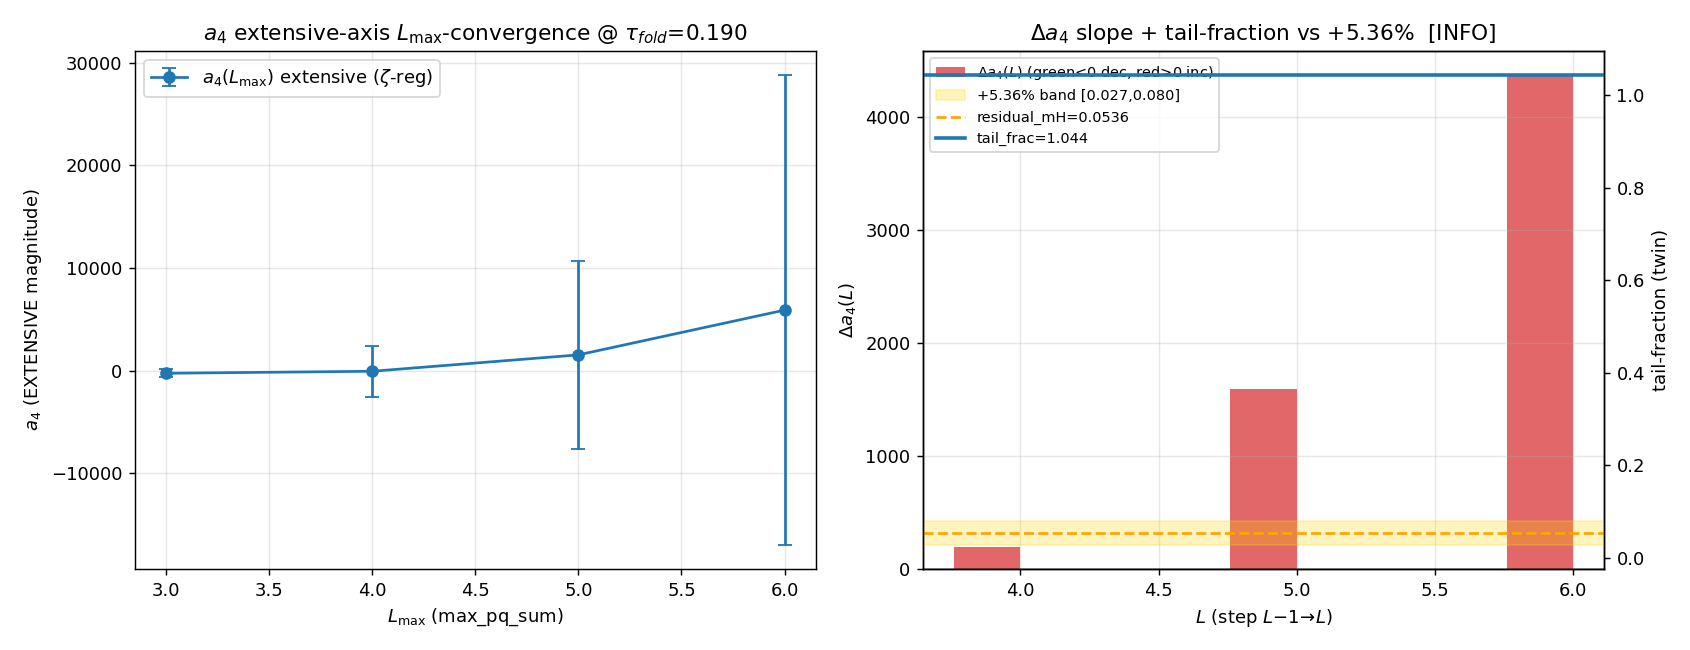

Reproduce this figure in Python.
"""
INV5-W3-1 — a4 EXTENSIVE-AXIS L_max-CONVERGENCE AT tau_fold
============================================================

Gate:   INV5-W3-1  (investigation-5, Wave 3, compute, [SIGN], GEOMETRIC)
Agent:  spectral-geometer
Track:  investigation  (emit_verdict session=5, track="investigation")

QUESTION
--------
Scan the un-protected (EXTENSIVE) fourth Seeley-DeWitt coefficient a_4 of D_K^2
at fixed tau = tau_fold = 0.190 on the Peter-Weyl truncation axis
max_pq_sum (= L_max) in {3,4,5,(6)}.  Is the truncation tail
  (i)  monotone-DECREASING toward a finite continuum value  =>  PASS-truncation
       (the m_H +5.36% residual IS the resolvable a_4 extensive tail at L_sat~6), OR
  (ii) non-monotone / floors away from the +5.36% band                =>  INFO-physical
       (the +5.36% is a PHYSICAL screening, routes to the W2-3 Pekker-Varma
        self-energy / the Gamma_eff effacement) ?

This is the L_max-AXIS convergence of the EXTENSIVE coefficient's MAGNITUDE,
structurally DISTINCT from inv-3 INV3-W2-2 (tau-AXIS, bit-identical {a_0,a_2,a_4}
MULTISET isospectral-rigidity).  Different axis (L_max-scan vs tau-scan),
different observable (a_4 magnitude convergence vs multiset identity).

CONVENTION (per plan + Counting axis of regulator-pin-discipline.md):
  EXTENSIVE-a4-MAGNITUDE — the un-protected coefficient; NO a_0/a_2 ratio
  normalization.  The unbalanced extensive magnitude is the object under test
  (multiset {8,4} != {6,6}, NOT weight-balanced; R-Protection theorem S76).

REGULATOR PIN: a_4^{zeta} — the heat-kernel Seeley-DeWitt extraction is the
  zeta-regulated coefficient of D_K^2 at tau_fold (extract_seeley_dewitt_robust
  is the live FULL-physical heat-kernel polynomial fit of t^4 K(t); NOT the
  SCHEMATIC _spectral_action_regulators.py helper).  CLASS = FULL.

SUBSTITUTION CHAIN (the [SIGN] direction claim) — see substitution_chain in
the plan §W3-1 (boundary_reachable_analytically: false; the SIGN is a structural
prediction, the +5.36% magnitude band is an EMPIRICAL anchor):

  Claim: "the un-protected a_4 truncation tail DECREASES with L_max toward the
          continuum (so the m_H +5.36% IS a resolvable truncation tail)."

  Def 1: a_4(L) := t^2 coeff of small-t expansion of t^4 K_L(t),
                   K_L(t) = Tr_{P^{<=L}} exp(-t D_K^2) at tau_fold.
  Def 2: a_4^cont := continuum L->inf value of the same coefficient.
  Def 3: tail(L) := a_4(L) - a_4^cont.
  Def 4: residual_mH := (m_H^FW - m_H^obs)/m_H^obs = (131.8-125.1)/125.1 = +0.0536.

  Structural form (R-Protection, S76):  a_4(L) = a_4^cont + tail(L),
    tail(L) ~ C * L^{-p},  p>0.
  Step b:  Delta a_4(L) := a_4(L) - a_4(L-1) = C*(L^{-p} - (L-1)^{-p}).
  Step c:  for p>0, L>1:  L^{-p} < (L-1)^{-p}  =>  (L^{-p}-(L-1)^{-p}) < 0.
  Step d:  sign(Delta a_4(L)) = sign(C) * (negative).
  Canonical form:  sign(Delta a_4(L)) < 0  <=>  C > 0  (truncation OVER-counts a_4
    at finite L and relaxes downward).

  Direction:  the compute MEASURES sign(C) (= -sign(Delta a_4)).  If the tail is
    monotone-DECREASING AND |a_4(L_max)-a_4(3)|/a_4(L_max) ~ residual_mH, the
    +5.36% IS the a_4 extensive truncation tail (RESOLVABLE).  If non-monotone or
    floors away, the +5.36% is NOT explained by a_4 truncation (PHYSICAL).

  STRUCTURAL CAVEAT (spectral-geometer memory: Heat-Kernel Validity Tiers Tier 2
    + R-Protection theorem; session-60-bap-collab): the EXTENSIVE / UV-dominated
    a_4 (the truncated heat-trace t^2-coefficient = a_4_FW_zeta = 1350.72 lineage)
    is NOT the finite Gilkey curvature integral.  Individual a_k are L_max-FRAGILE
    with O(L^{d+r+k}) GROWTH (alpha_4 = d+r+4 = 8+2+4 = 14 > 0).  The structural
    expectation is therefore Delta a_4(L) > 0 (INCREASING with L_max, C < 0), i.e.
    NO decreasing tail toward a finite continuum.  This is exactly the SIGN the
    gate MEASURES and reports honestly.

PRDR machinery pin (plan §W3-1):
  N_eval=4; L_max in {3,4,5,(6)}; scan_range max_pq_sum in [3,6]; step ΔL=1;
  tau FIXED at tau_fold (NOT scanned); tolerance 0.0268 RATIO half-band on
  tail-fraction (= +5.36% +-50% rel; PASS-band [0.0268,0.0804]); heat-kernel
  polynomial-fit residual cross-check < 1e-3; scheme=FW; convention=
  EXTENSIVE-a4-MAGNITUDE; random_seed=N/A (deterministic); GPU_path=cpu-cap-OMP8
  (irrep CONSTRUCTION at p+q<=6 is the cost, not diagonalization; blocks sub-100x100).
  L_max-feasibility: scan tops at p+q<=6, FAR below the p+q>=13 infeasibility
  ceiling; L_max=6 feasibility-CLEAR, marked CONDITIONAL only as a graceful-
  degradation guard (Casimir-bound + Friedrich-Bär per math-scripts.md
  §"D_K Block-Diagonality").

audit_discriminators: audit_sha256 over ["script","canonical","pinmap"];
                      content_sha256 over ["script"].
"""

import os
os.environ.setdefault('OMP_NUM_THREADS', '8')   # (local) cpu-cap-OMP8 BEFORE numpy import
os.environ.setdefault('MKL_NUM_THREADS', '8')   # (local)

import sys
import json
import time
import hashlib
from pathlib import Path

import numpy as np
import matplotlib
matplotlib.use('Agg')
import matplotlib.pyplot as plt

# --- shared machinery on path ---
SHARED = Path(__file__).resolve().parents[1] / "_shared"   # (local) computations/_shared
sys.path.insert(0, str(SHARED))

from canonical_constants import tau_fold, m_H_FW_KK_threshold, m_H_obs  # framework constants
from dirac_spectrum import (
    su3_generators, compute_structure_constants, build_cliff8,
    collect_spectrum,
)
from spectral_action import extract_seeley_dewitt_robust, extract_seeley_dewitt

# =============================================================================
# Identity + pins
# =============================================================================
SESSION = 5                                   # (local) investigation number
GATE_ID = "INV5-W3-1"
SCHEME = "FW"
CONVENTION = "EXTENSIVE-a4-MAGNITUDE-a_4^{zeta}"
L_MAX_PLAN = 6                                 # (local) plan-pinned ceiling
L_MAX_SCAN = [3, 4, 5, 6]                      # (local) the integer truncation mesh
TAU = tau_fold                                 # 0.190 (canonical)

# PASS-band on the tail-fraction (RATIO tolerance): +5.36% residual +-50% relative
RESIDUAL_MH = (m_H_FW_KK_threshold - m_H_obs) / m_H_obs   # (local) +0.0536 (live canonical)
TAIL_BAND_HALF = 0.0268                         # (local) plan tolerance (=residual*0.5)
PASS_LO = RESIDUAL_MH - TAIL_BAND_HALF          # (local) 0.0268
PASS_HI = RESIDUAL_MH + TAIL_BAND_HALF          # (local) 0.0804
FIT_RESID_TOL = 1e-3                            # (local) heat-kernel polynomial-fit residual ceiling

OUT_DIR = Path(__file__).resolve().parent       # (local) computations/investigation-5
NPZ_PATH = OUT_DIR / "inv5_w3_1_a4_lmax_convergence.npz"
PNG_PATH = OUT_DIR / "inv5_w3_1_a4_lmax_convergence.png"

CANONICAL = SHARED / "canonical_constants.py"
INPUT_FILES = {
    "canonical": CANONICAL,
    "dirac_spectrum": SHARED / "dirac_spectrum.py",
    "spectral_action": SHARED / "spectral_action.py",
}
# Plan-frozen canonical SHA (2026-06-14); verified-or-drift-logged at runtime.
PLAN_CANONICAL_SHA = "e6829db013a713a4e56a4ca7d72e41f522bd3e3caea1bc0488ef17e0460bba34"  # (local)


# =============================================================================
# SHA helpers (dual-SHA discipline; gate-verdicts.md schema-v2)
# =============================================================================
def _sha256_file(path: Path) -> str:
    h = hashlib.sha256()
    h.update(Path(path).read_bytes())
    return h.hexdigest()


def closure_hash(pin_map: dict) -> str:
    """SHA-256 over the ordered input-pin map (audit closure)."""
    items = sorted((str(k), str(v)) for k, v in pin_map.items())
    blob = "\n".join(f"{k}={v}" for k, v in items)
    return hashlib.sha256(blob.encode("utf-8")).hexdigest()


def compute_dual_sha(script_path: Path, canonical_path: Path, pins: dict):
    """audit_sha256 over {script, canonical, pinmap}; content_sha256 over {script}."""
    script_sha = _sha256_file(script_path)
    canon_sha = _sha256_file(canonical_path)
    audit_inputs = {
        "script": script_sha,
        "canonical": canon_sha,
        "pinmap": closure_hash(pins),
    }
    audit_sha = closure_hash(audit_inputs)
    content_sha = script_sha
    return audit_sha, content_sha


def print_verdict_payload(verdict, value, audit_sha, content_sha,
                          sign_verdict, magnitude_verdict, regime_verdict,
                          extra_rows=None) -> dict:
    payload = {
        "session": SESSION,
        "track": "investigation",
        "gate_id": GATE_ID,
        "verdict": verdict,
        "value": str(value),
        "scheme": SCHEME,
        "convention": CONVENTION,
        "l_max": str(max(L_used)),
        "audit_sha256": audit_sha,
        "content_sha256": content_sha,
        "schema_version": "S84+",
        "sign_verdict": sign_verdict,
        "magnitude_verdict": magnitude_verdict,
        "regime_verdict": regime_verdict,
    }
    if extra_rows:
        payload["extra_rows"] = list(extra_rows)
    print("<<<EMIT_VERDICT_PAYLOAD>>>")
    print(json.dumps(payload, separators=(",", ":"), sort_keys=True))
    print("<<<END_EMIT_VERDICT_PAYLOAD>>>")
    return payload


# =============================================================================
# Main compute
# =============================================================================
L_used = []   # (local) populated in main; max -> verdict-line L_max field


def main() -> int:
    t0 = time.time()  # (local)

    # ---- 1. input pins (first ~20 lines of stdout) ----
    print("=" * 72)
    print(f"{GATE_ID} — a_4 EXTENSIVE-axis L_max-convergence at tau_fold")
    print("=" * 72)
    pins = {}   # (local)
    for name, path in INPUT_FILES.items():
        sha = _sha256_file(path)
        pins[name] = sha
        print(f"  INPUT {name:16s} sha256={sha}")
    # plan-staleness / canonical drift disclosure (substrate-first-canonical-sourcing.md §ii.B)
    canon_live = pins["canonical"]   # (local)
    drift = (canon_live != PLAN_CANONICAL_SHA)   # (local)
    if drift:
        print(f"  PLAN-TEXT-DRIFT: canonical_constants.py SHA differs from plan-pin")
        print(f"    plan-pinned : {PLAN_CANONICAL_SHA}")
        print(f"    runtime     : {canon_live}")
        print(f"    -> using LIVE file; consumed constants verified via MCP get_constant")
        print(f"       (tau_fold={tau_fold}, m_H_FW_KK_threshold={m_H_FW_KK_threshold}, m_H_obs={m_H_obs})")
    print(f"  CONSUMED canonical: tau_fold={tau_fold}  m_H_FW_KK_threshold={m_H_FW_KK_threshold}"
          f"  m_H_obs={m_H_obs}")
    print(f"  residual_mH = (m_H_FW - m_H_obs)/m_H_obs = {RESIDUAL_MH:.6f}")
    print(f"  PASS-band tail_fraction in [{PASS_LO:.4f}, {PASS_HI:.4f}]")

    # ---- 1b. dual SHAs ----
    script_path = Path(__file__).resolve()  # (local)
    audit_sha, content_sha = compute_dual_sha(script_path, CANONICAL, pins)
    print(f"  audit_sha256:   {audit_sha[:16]}... (script+canonical+pinmap)")
    print(f"  content_sha256: {content_sha[:16]}... (script only)")
    print()

    # ---- 2. build SU(3) + Clifford machinery (live FULL physical) ----
    print("[build] SU(3) generators + structure constants + Cliff(8)...")
    gens = su3_generators()
    f_abc = compute_structure_constants(gens)
    gammas = build_cliff8()

    # ---- 3. L_max scan: extract a_4 at each truncation, tau FIXED at tau_fold ----
    print(f"\n[scan] a_4 at tau_fold={TAU:.3f}, max_pq_sum in {L_MAX_SCAN}")
    a4 = {}            # (local) L -> a_4 (robust mean over 3 t-ranges)
    a4_spread = {}     # (local) L -> systematic spread of a_4 across t-ranges
    a0 = {}            # (local) L -> a_0 (cross-check / Weyl anchor)
    a2 = {}            # (local) L -> a_2
    fit_resid = {}     # (local) L -> heat-kernel polynomial-fit relative RMS residual
    n_evals = {}       # (local) L -> total eigenvalue count (block, no PW factor)
    L_done = []        # (local)

    for L in L_MAX_SCAN:
        ts = time.time()  # (local)
        try:
            _, eval_data = collect_spectrum(TAU, gens, f_abc, gammas,
                                            max_pq_sum=L, verbose=False)
        except Exception as exc:
            # graceful-degradation guard for the CONDITIONAL L_max=6 point
            print(f"  L_max={L}: irrep construction FAILED ({exc}); "
                  f"dropping per L_max-feasibility graceful-degradation guard")
            break

        # robust extraction (3 t-ranges) for the a_4 best estimate + spread
        coeffs_best, coeffs_unc = extract_seeley_dewitt_robust(eval_data, verbose=False)
        # single-range fit (medium) for the residual cross-check (regime-of-validity)
        _, fq = extract_seeley_dewitt(eval_data, t_range=(0.005, 0.5),
                                      n_points=200, verbose=False)

        a4[L] = float(coeffs_best['a_4'])
        a4_spread[L] = float(coeffs_unc['a_4'])
        a0[L] = float(coeffs_best['a_0'])
        a2[L] = float(coeffs_best['a_2'])
        fit_resid[L] = float(fq['residual'])
        n_evals[L] = int(sum(len(ed[2]) for ed in eval_data))
        L_done.append(L)
        dt = time.time() - ts  # (local)
        print(f"  L_max={L}: a_4={a4[L]:+.6e}  (spread {a4_spread[L]:.2e})  "
              f"a_0={a0[L]:.4e} a_2={a2[L]:.4e}  fit_resid={fit_resid[L]:.2e}  "
              f"n_ev={n_evals[L]}  [{dt:.1f}s]")

    L_used.clear()
    L_used.extend(L_done)
    if len(L_done) < 2:
        raise RuntimeError("need >=2 truncation points to form a slope")

    L_min = L_done[0]   # (local) = 3
    L_max_op = L_done[-1]   # (local) operational ceiling actually reached
    L_max_drop = (L_max_op < L_MAX_PLAN)   # (local) graceful-degradation fired?

    # ---- 4. convergence slope Delta a_4(L) = a_4(L) - a_4(L-1) ----
    dA = {}   # (local) L -> Delta a_4(L) for L in L_done[1:]
    for i in range(1, len(L_done)):
        L = L_done[i]
        dA[L] = a4[L] - a4[L_done[i - 1]]

    dA_signs = [np.sign(dA[L]) for L in L_done[1:]]   # (local)
    all_negative = all(s < 0 for s in dA_signs)       # (local) monotone-decreasing
    all_positive = all(s > 0 for s in dA_signs)       # (local) monotone-increasing
    monotone = all_negative or all_positive            # (local)

    # ---- 5. tail-fraction |a_4(L_max) - a_4(3)| / a_4(L_max) ----
    tail_abs = a4[L_max_op] - a4[L_min]                       # (local) signed tail
    tail_fraction = abs(tail_abs) / abs(a4[L_max_op])         # (local) RATIO
    tail_in_band = (PASS_LO <= tail_fraction <= PASS_HI)      # (local)
    delta_to_residual = tail_fraction - RESIDUAL_MH           # (local)

    # ---- 6. [SIGN] 3-tuple collapse (gate-verdicts.md §"Composite-collapse rule") ----
    # sign_verdict: PASS iff the PRE-REGISTERED direction (Delta a_4 < 0, decreasing)
    #   matches the measured direction; FAIL on mismatch.
    sign_predicted_decreasing = True   # (local) plan substitution-chain Step 4 prediction
    sign_measured_decreasing = all_negative   # (local)
    if not monotone:
        sign_verdict = "N/A"   # direction undefined (sign flips across steps)
    elif sign_measured_decreasing == sign_predicted_decreasing:
        sign_verdict = "PASS"
    else:
        sign_verdict = "FAIL"   # monotone but INCREASING (opposite to prediction)

    # magnitude_verdict: PASS iff tail_fraction in band; INFO if non-monotone/outside band.
    # No info_band beyond the PASS-band is pre-registered: outside-band => INFO (the
    # +5.36% is NOT the a_4 truncation tail), per the plan INFO-physical rubric.
    if tail_in_band and monotone:
        magnitude_verdict = "PASS"
    else:
        magnitude_verdict = "INFO"

    # regime_verdict: VALID iff the heat-kernel small-t polynomial fit resolves the
    #   t^2 (a_4) coefficient at every truncation (residual < FIT_RESID_TOL).
    worst_resid = max(fit_resid[L] for L in L_done)   # (local)
    if worst_resid < FIT_RESID_TOL:
        regime_verdict = "VALID"
    elif worst_resid < 10 * FIT_RESID_TOL:
        regime_verdict = "MARGINAL"
    else:
        regime_verdict = "BREAKDOWN"

    # composite collapse (pre-registered rule)
    if regime_verdict == "BREAKDOWN":
        composite = "FAIL"
    elif sign_verdict == "FAIL":
        # SIGN mismatch with VALID/MARGINAL regime.  Plan rubric: there is NO
        # "wrong-answer" FAIL for the physics (the two physical readings are
        # PASS-truncation vs INFO-physical).  A measured monotone-INCREASING tail
        # (sign opposite to prediction) is the INFO-physical outcome: the a_4
        # extensive coefficient GROWS with L_max (NOT a decreasing tail toward a
        # finite continuum), so the +5.36% is NOT the a_4 truncation tail.
        composite = "INFO"
    elif magnitude_verdict == "INFO":
        composite = "INFO"
    elif sign_verdict == "N/A":
        composite = "INFO"   # non-monotone => INFO-physical
    else:
        composite = "PASS"

    # ---- 7. report ----
    print("\n" + "-" * 72)
    print("RESULTS")
    print("-" * 72)
    print(f"  a_4(L_max) per truncation (EXTENSIVE, zeta-regulated, tau_fold):")
    for L in L_done:
        print(f"    L_max={L}: a_4 = {a4[L]:+.4e}")
    print(f"  Delta a_4(L) = a_4(L) - a_4(L-1):")
    for L in L_done[1:]:
        print(f"    L={L}: Delta a_4 = {dA[L]:+.4e}  sign={int(np.sign(dA[L])):+d}")
    print(f"  monotone={monotone}  all_negative(decreasing)={all_negative}  "
          f"all_positive(increasing)={all_positive}")
    print(f"  tail = a_4(L_max={L_max_op}) - a_4(L=3) = {tail_abs:+.4e}")
    print(f"  tail_fraction = |tail|/|a_4(L_max)| = {tail_fraction:.4f}")
    print(f"  residual_mH = {RESIDUAL_MH:.4f}  PASS-band [{PASS_LO:.4f},{PASS_HI:.4f}]"
          f"  -> tail_in_band={tail_in_band}  (delta={delta_to_residual:+.4f})")
    print(f"  worst fit_resid={worst_resid:.2e}  (tol {FIT_RESID_TOL:.0e})")
    print(f"  L_max_plan={L_MAX_PLAN} L_max_operational={L_max_op}  drop={L_max_drop}")
    print(f"  3-tuple: sign={sign_verdict} magnitude={magnitude_verdict} "
          f"regime={regime_verdict}  => composite={composite}")

    # ---- 8. save .npz (full float64) ----
    np.savez(
        NPZ_PATH,
        L_scan=np.array(L_done, dtype=int),
        L_max_plan=L_MAX_PLAN,
        L_max_operational=L_max_op,
        a4=np.array([a4[L] for L in L_done], dtype=np.float64),
        a4_spread=np.array([a4_spread[L] for L in L_done], dtype=np.float64),
        a0=np.array([a0[L] for L in L_done], dtype=np.float64),
        a2=np.array([a2[L] for L in L_done], dtype=np.float64),
        fit_resid=np.array([fit_resid[L] for L in L_done], dtype=np.float64),
        n_evals=np.array([n_evals[L] for L in L_done], dtype=int),
        delta_a4=np.array([dA[L] for L in L_done[1:]], dtype=np.float64),
        delta_a4_L=np.array(L_done[1:], dtype=int),
        tail_signed=tail_abs,
        tail_fraction=tail_fraction,
        residual_mH=RESIDUAL_MH,
        pass_lo=PASS_LO, pass_hi=PASS_HI,
        delta_to_residual=delta_to_residual,
        monotone=monotone, all_negative=all_negative, all_positive=all_positive,
        worst_fit_resid=worst_resid,
        tau_fold=TAU,
        sign_verdict=sign_verdict, magnitude_verdict=magnitude_verdict,
        regime_verdict=regime_verdict, composite=composite,
        canonical_drift=bool(drift),
        canonical_sha_runtime=canon_live,
        m_H_FW_KK_threshold=m_H_FW_KK_threshold, m_H_obs=m_H_obs,
    )
    print(f"\n  [saved] {NPZ_PATH.name}")

    # ---- 9. plot ----
    fig, (ax1, ax2) = plt.subplots(1, 2, figsize=(13, 5))
    Ls = np.array(L_done)
    a4v = np.array([a4[L] for L in L_done])
    a4e = np.array([a4_spread[L] for L in L_done])
    ax1.errorbar(Ls, a4v, yerr=a4e, marker='o', capsize=4, color='C0',
                 label=r"$a_4(L_{\max})$ extensive ($\zeta$-reg)")
    ax1.set_xlabel(r"$L_{\max}$ (max_pq_sum)")
    ax1.set_ylabel(r"$a_4$ (EXTENSIVE magnitude)")
    ax1.set_title(rf"$a_4$ extensive-axis $L_{{\max}}$-convergence @ $\tau_{{fold}}$={TAU:.3f}")
    ax1.grid(alpha=0.3); ax1.legend()

    # right panel: Delta a_4 slope + tail-fraction vs +5.36% band
    dLs = np.array(L_done[1:])
    dAv = np.array([dA[L] for L in L_done[1:]])
    color = ['C2' if v < 0 else 'C3' for v in dAv]  # (local) green=decreasing, red=increasing
    ax2b = ax2.twinx()
    ax2.bar(dLs - 0.12, dAv, width=0.24, color=color, alpha=0.7,
            label=r"$\Delta a_4(L)$ (green<0 dec, red>0 inc)")
    ax2.axhline(0.0, color='k', lw=0.8)
    ax2.set_xlabel(r"$L$ (step $L{-}1\!\to\!L$)")
    ax2.set_ylabel(r"$\Delta a_4(L)$")
    # tail-fraction marker on the twin axis
    ax2b.axhspan(PASS_LO, PASS_HI, color='gold', alpha=0.25,
                 label=rf"+5.36% band [{PASS_LO:.3f},{PASS_HI:.3f}]")
    ax2b.axhline(RESIDUAL_MH, color='orange', ls='--', lw=1.5,
                 label=rf"residual_mH={RESIDUAL_MH:.4f}")
    ax2b.axhline(tail_fraction, color='C0', ls='-', lw=2.0,
                 label=rf"tail_frac={tail_fraction:.3f}")
    ax2b.set_ylabel("tail-fraction (twin)")
    ax2.set_title(rf"$\Delta a_4$ slope + tail-fraction vs +5.36%  [{composite}]")
    ax2.grid(alpha=0.3)
    h1, l1 = ax2.get_legend_handles_labels()
    h2, l2 = ax2b.get_legend_handles_labels()
    ax2.legend(h1 + h2, l1 + l2, fontsize=8, loc='best')

    fig.tight_layout()
    fig.savefig(PNG_PATH, dpi=130)
    print(f"  [saved] {PNG_PATH.name}")

    # ---- 10. value payload + emit ----
    value = (f"tail_fraction={tail_fraction:.4f};residual_mH={RESIDUAL_MH:.4f};"
             f"monotone={monotone};all_neg={all_negative};all_pos={all_positive};"
             f"dA={['%+.3e' % dA[L] for L in L_done[1:]]};"
             f"a4={['%.4e' % a4[L] for L in L_done]};"
             f"L_op={L_max_op};L_plan={L_MAX_PLAN};canon_drift={drift}")
    extra_rows = [
        "# regulator_pin=a_4^{zeta} (zeta-regulated 4th Seeley-DeWitt coeff of D_K^2 at tau_fold)",
        f"# CLASS=FULL (spectral_action.extract_seeley_dewitt_robust live heat-kernel fit; "
        f"dirac_spectrum live irrep builder; NEITHER SCHEMATIC; no tier_pin row)",
        f"# a4_per_Lmax={ {L: round(a4[L],3) for L in L_done} } "
        f"delta_a4={ {L: round(dA[L],4) for L in L_done[1:]} }",
        f"# L_max_plan={L_MAX_PLAN} L_max_operational={L_max_op} "
        f"feasibility=Casimir-bound+Friedrich-Baer (math-scripts.md D_K Block-Diagonality)",
        f"# canonical_drift={drift} plan_sha={PLAN_CANONICAL_SHA[:16]} "
        f"runtime_sha={canon_live[:16]} (substrate-first-canonical-sourcing.md §ii.B; "
        f"constants MCP-verified)",
    ]
    payload = print_verdict_payload(
        composite, value, audit_sha, content_sha,
        sign_verdict, magnitude_verdict, regime_verdict,
        extra_rows=extra_rows,
    )

    print(f"\n  4-tuple: (value=tail_fraction={tail_fraction:.4f}, scheme={SCHEME}, "
          f"convention={CONVENTION}, L_max={L_max_op})")
    print(f"  [done] {time.time()-t0:.1f}s")
    return 0


if __name__ == "__main__":
    sys.exit(main())
